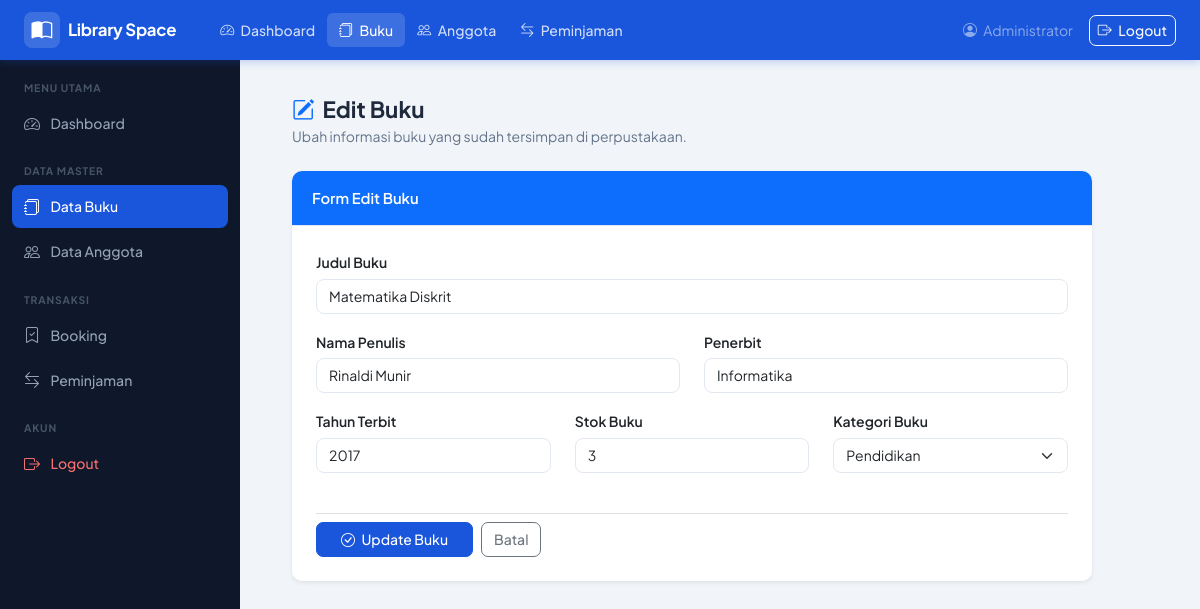
The page /pages/buku/edit.php?id=10 (signed in) on the database its author committed.
### tables this page shows
CREATE TABLE buku (
  id_buku     INT AUTO_INCREMENT PRIMARY KEY,
  judul       VARCHAR(200) NOT NULL,
  penulis     VARCHAR(100) NOT NULL,
  penerbit    VARCHAR(100) NOT NULL,
  tahun       YEAR         NOT NULL,
  stok        INT          NOT NULL DEFAULT 0,
  cover       VARCHAR(255) DEFAULT NULL,
  id_kategori INT          NOT NULL,
  created_at  TIMESTAMP DEFAULT CURRENT_TIMESTAMP,
  CONSTRAINT fk_buku_kategori FOREIGN KEY (id_kategori)
    REFERENCES kategori(id_kategori)
    ON UPDATE CASCADE ON DELETE RESTRICT
);

CREATE TABLE kategori (
  id_kategori    INT AUTO_INCREMENT PRIMARY KEY,
  nama_kategori  VARCHAR(100) NOT NULL
);

### pages/buku/edit.php (the view, shortened to what this page needs)
<?php
require_once __DIR__ . '/../../config/koneksi.php';
$id = isset($_GET['id']) ? (int)$_GET['id'] : 0;
$data = mysqli_query($koneksi, "SELECT * FROM buku WHERE id_buku = '$id'");
$row  = mysqli_fetch_assoc($data);
$kategori_options = mysqli_query($koneksi, "SELECT * FROM kategori ORDER BY nama_kategori ASC");
require_once __DIR__ . '/../../includes/header.php';
?>
<div class="d-flex">
  <?php require_once __DIR__ . '/../../includes/sidebar.php'; ?>
  <div class="main-wrapper flex-grow-1">
    <?php require_once __DIR__ . '/../../includes/navbar.php'; ?>
    <div class="pt-2 px-4">
      <div class="page-header mb-4">
        <h1><i class="bi bi-pencil-square me-2 text-primary"></i>Edit Buku</h1>
        <p>Ubah informasi buku yang sudah tersimpan di perpustakaan.</p>
      </div>
      <div class="card shadow-sm border-0 mb-4" style="max-width: 800px;">
        <div class="card-header bg-primary text-white fw-semibold">
          Form Edit Buku
        </div>
        <div class="card-body p-4">
          <form method="POST" action="">
            <div class="mb-3">
              <label for="judul" class="form-label fw-semibold">Judul Buku</label>
              <input type="text" id="judul" name="judul" class="form-control"
                value="<?= htmlspecialchars($_POST['judul'] ?? $row['judul']) ?>"
                placeholder="Contoh: Belajar Clean Code PHP" required>
            </div>
            <div class="row">
              <div class="col-md-6 mb-3">
                <label for="penulis" class="form-label fw-semibold">Nama Penulis</label>
                <input type="text" id="penulis" name="penulis" class="form-control"
                  value="<?= htmlspecialchars($_POST['penulis'] ?? $row['penulis']) ?>"
                  placeholder="Nama penulis" required>
              </div>
              <div class="col-md-6 mb-3">
                <label for="penerbit" class="form-label fw-semibold">Penerbit</label>
                <input type="text" id="penerbit" name="penerbit" class="form-control"
                  value="<?= htmlspecialchars($_POST['penerbit'] ?? $row['penerbit']) ?>"
                  placeholder="Nama penerbit" required>
              </div>
            </div>
            <div class="row">
              <div class="col-md-4 mb-3">
                <label for="tahun" class="form-label fw-semibold">Tahun Terbit</label>
                <input type="number" id="tahun" name="tahun" class="form-control"
                  min="1900" max="2100"
                  value="<?= intval($_POST['tahun'] ?? $row['tahun']) ?>" required>
              </div>
              <div class="col-md-4 mb-3">
                <label for="stok" class="form-label fw-semibold">Stok Buku</label>
                <input type="number" id="stok" name="stok" class="form-control"
                  min="0"
                  value="<?= intval($_POST['stok'] ?? $row['stok']) ?>" required>
              </div>
              <div class="col-md-4 mb-3">
                <label for="id_kategori" class="form-label fw-semibold">Kategori Buku</label>
                <select id="id_kategori" name="id_kategori" class="form-select" required>
                  <?php
                  $selected_kat = intval($_POST['id_kategori'] ?? $row['id_kategori']);
                  while ($cat = mysqli_fetch_assoc($kategori_options)):
                  ?>
                    <option value="<?= $cat['id_kategori'] ?>"
                      <?= $cat['id_kategori'] == $selected_kat ? 'selected' : '' ?>>
                      <?= htmlspecialchars($cat['nama_kategori']) ?>
                    </option>
                  <?php endwhile; ?>
                </select>
              </div>
            </div>
            <div class="mt-4 pt-2 border-top d-flex gap-2">
              <button type="submit" name="update" class="btn btn-primary px-4">
                <i class="bi bi-check-circle me-1"></i> Update Buku
              </button>
              <a href="index.php" class="btn btn-outline-secondary">Batal</a>
            </div>
          </form>
        </div>
      </div>
    </div>
  </div>
</div>
<?php require_once __DIR__ . '/../../includes/footer.php'; ?>

### assets/css/style.css (style rules this page uses)
:root { --primary: #1a56db; --primary-dark: #1343af; --primary-light: #e8effe; --sidebar-bg: #0f172a; --sidebar-w: 240px; --navbar-h: 60px; --text-main: #1e293b; --text-muted: #64748b; --border: #e2e8f0; --bg-page: #f1f5f9; --white: #ffffff; --success: #16a34a; --danger: #dc2626; --warning: #d97706; --radius: 10px; --shadow-sm: 0 1px 3px rgba(0,0,0,.08); --shadow-md: 0 4px 12px rgba(0,0,0,.10); }
*, *::before, *::after { box-sizing: border-box; }
body { font-family: 'Plus Jakarta Sans', sans-serif; background: var(--bg-page); color: var(--text-main); margin: 0; padding: 0; }
.main-wrapper { margin-left: var(--sidebar-w); margin-top: var(--navbar-h); min-height: calc(100vh - var(--navbar-h)); padding: 1.75rem; }
.page-header { margin-bottom: 1.5rem; }
.page-header h1 { font-size: 1.4rem; font-weight: 700; color: var(--text-main); margin: 0 0 .2rem; }
.page-header p { color: var(--text-muted); margin: 0; font-size: .875rem; }
.card { border: 1px solid var(--border); border-radius: var(--radius); box-shadow: var(--shadow-sm); }
.card-header { background: var(--white); border-bottom: 1px solid var(--border); font-weight: 600; font-size: .925rem; padding: 1rem 1.25rem; border-radius: var(--radius) var(--radius) 0 0 !important; }
.btn { font-size: .875rem; font-weight: 500; border-radius: 7px; }
.btn-primary { background: var(--primary); border-color: var(--primary); }
.form-label { font-size: .875rem; font-weight: 500; margin-bottom: .35rem; }
.form-control, .form-select { border-radius: 8px; border: 1px solid var(--border); font-size: .875rem; transition: border-color .2s, box-shadow .2s; }

### rows shown on the page
buku: judul "Matematika Diskrit", penulis "Rinaldi Munir", penerbit "Informatika", tahun "2017", stok "3", id_kategori "Pendidikan"

### other values the page prints
$_SESSION['nama'] "Administrator"
